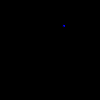
Frame 1 (no input)
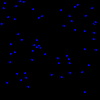
Frame 60 (the mouse pressed at the canvas centre just before this capture)
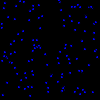
Frame 120 (the mouse held since frame 60 and released just before this capture)

The Processing sketch that drew these frames (run headless with seeded random() and noise(); from frame 60 on, the mouse is pressed at the canvas centre):

// Processing sketch: rain
// ── rain.pde
void setup(){background(0);fill(0,0,255);}void draw(){ellipse(random(0,99),random(0,99),3,3);}
